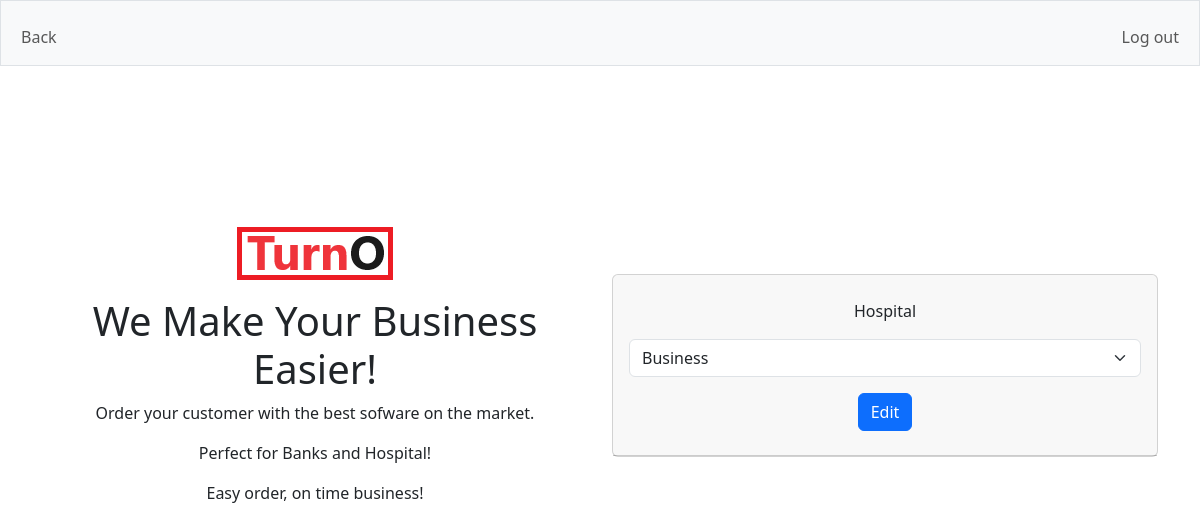
/editbusiness (signed in), run on an earlier commit of the app's database.
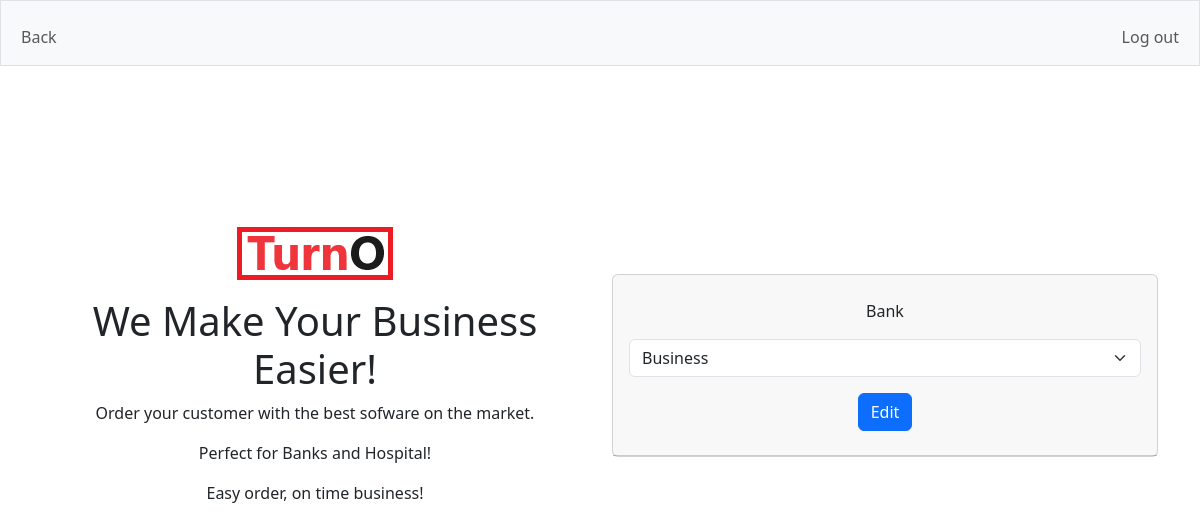
And on a later commit of the database.
### tables this page shows
CREATE TABLE user (
id INTEGER PRIMARY KEY AUTOINCREMENT,
email TEXT NOT NULL,
hash NOT NULL,
business TEXT NOT NULL,
size TEXT NOT NULL,
phone TEXT NOT NULL,
security TEXT NOT NULL,
answer TEXT NOT NULL,
signupdate TIMESTAMP NOT NULL
);

### app.py (the view, shortened to what this page needs)
@app.route("/editbusiness", methods=["GET","POST"])
def editbusiness():
    id = session.get("user_id")
    user_id = id
    rows = db.execute("SELECT * FROM user WHERE id = ?", user_id)
    return render_template("editbusiness.html", rows=rows, options=OPTIONS)

### app.py (called while the page is built)
@app.after_request
def after_request(response):
    response.headers["Cache-Control"] = "no-cache, no-store, must-revalidate"
    response.headers["Expires"] = 0
    response.headers["Pragma"] = "no-cache"
    return response

### templates/editbusiness.html (shortened to what this page needs)
{% extends "layout.html" %}
    {% block house %}
    <nav class="bg-light border navbar navbar-expand-md navbar-light">
        <div class="container-fluid">
            <div class="collapse navbar-collapse" id="navbar">
                <ul class="navbar-nav me-auto mt-2">
                    <li class="nav-item"><a class="nav-link" href="/profile">Back</a></li>
                </ul>
                <ul class="navbar-nav ms-auto mt-2">
                    <li class="nav-item"><a class="nav-link" href="/logout">Log out</a></li>
                </ul>
            </div>
        </div>
    </nav>
    {% endblock %}
    {% block main %}
        <form action="/editbusiness" method="post">
            <div class="row align-items-start">
            </div>
            <div class="row align-items-center">
                <div class="col">
                    <img src="static/turno.png">
                    <h1>We Make Your Business Easier!</h1>
                    <p>Order your customer with the best sofware on the market.</p>
                    <p>Perfect for Banks and Hospital!</p>
                    <p>Easy order, on time business!</p>
                </div>
                <div class="col">
                    <div class="card ">
                        <div class="card-header">
                            {% for row in rows %}
                                <p>{{row.business}} </p>
                            {% endfor %}
                            <select class="form-select form-select-auto" aria-label=".form-select-auto example" name="newbusiness">
                                <option selected disabled>Business</option>
                            </select>
                            <button class="btn btn-primary" type="submit">Edit</button>
                        </div>
                    </div>
                </div>
            </div>
        </form>
    {% endblock %}

What changed in the data, as far as the page shows it:
changed user: business "Hospital" → "Bank"
